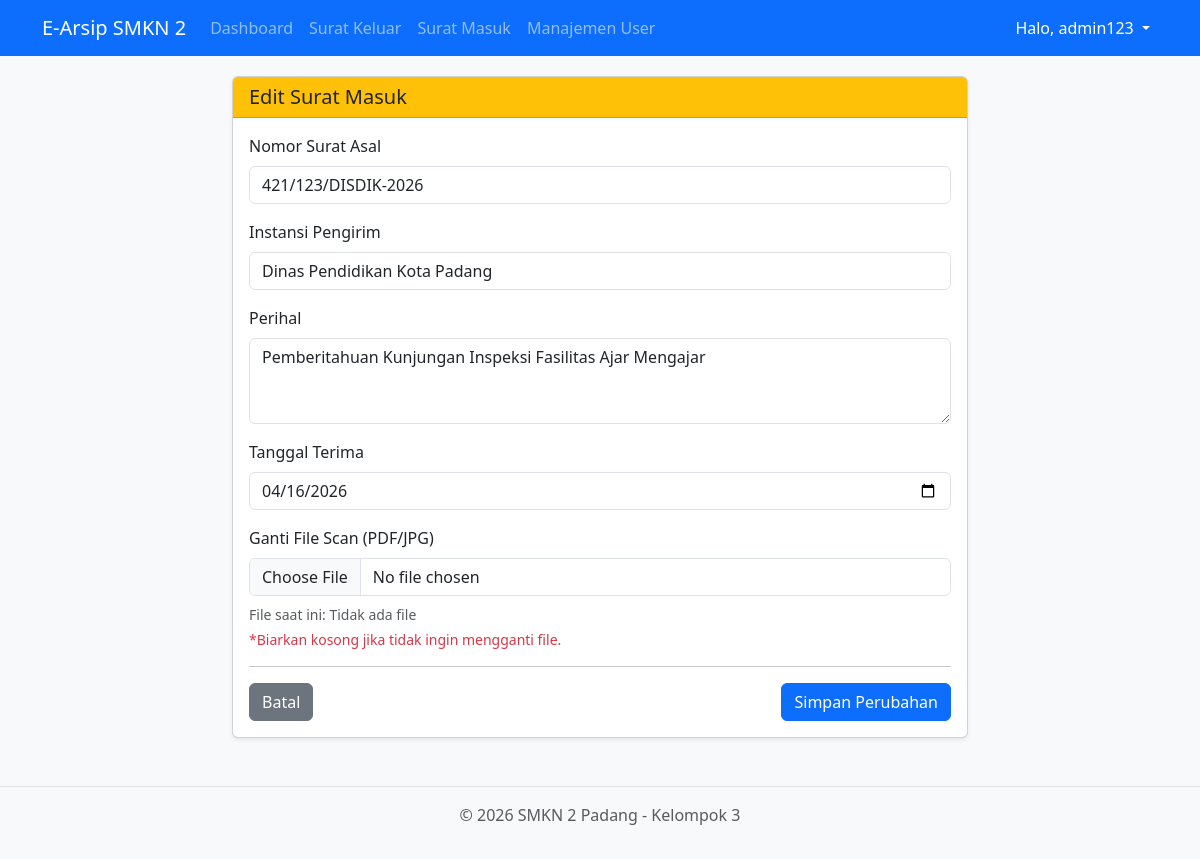
The app's page /modules/surat-masuk/edit.php?id=2 (signed in) with its own data.
### tables this page shows
CREATE TABLE `surat_masuk` (
  `id` int(11) NOT NULL,
  `pengirim` varchar(100) DEFAULT NULL,
  `no_surat_asal` varchar(100) DEFAULT NULL,
  `perihal` varchar(150) DEFAULT NULL,
  `tgl_terima` date DEFAULT NULL,
  `file` varchar(100) DEFAULT NULL
);

### modules/surat-masuk/edit.php (the view, shortened to what this page needs)
<?php
include '../../config/koneksi.php';
include '../../includes/header.php';
$id = $_GET['id'];
$query = mysqli_query($conn, "SELECT * FROM surat_masuk WHERE id = '$id'");
$data  = mysqli_fetch_assoc($query);
?>
<div class="row justify-content-center">
    <div class="col-md-8">
        <div class="card shadow-sm">
            <div class="card-header bg-warning text-dark">
                <h5 class="mb-0">Edit Surat Masuk</h5>
            </div>
            <div class="card-body">
                <form action="proses_edit.php" method="POST" enctype="multipart/form-data">
                    <div class="mb-3">
                        <label class="form-label">Nomor Surat Asal</label>
                        <input type="text" name="no_surat_asal" class="form-control" value="<?= $data['no_surat_asal']; ?>" required>
                    </div>
                    <div class="mb-3">
                        <label class="form-label">Instansi Pengirim</label>
                        <input type="text" name="pengirim" class="form-control" value="<?= $data['pengirim']; ?>" required>
                    </div>
                    <div class="mb-3">
                        <label class="form-label">Perihal</label>
                        <textarea name="perihal" class="form-control" rows="3" required><?= $data['perihal']; ?></textarea>
                    </div>
                    <div class="mb-3">
                        <label class="form-label">Tanggal Terima</label>
                        <input type="date" name="tgl_terima" class="form-control" value="<?= $data['tgl_terima']; ?>" required>
                    </div>
                    <div class="mb-3">
                        <label class="form-label">Ganti File Scan (PDF/JPG)</label>
                        <input type="file" name="file" class="form-control">
                        <div class="form-text mt-2 text-muted">
                            File saat ini:
                            <?php if ($data['file'] != ""): ?>
                                <a href="<?= $base_url; ?>uploads/surat-masuk/<?= $data['file']; ?>" target="_blank"><?= $data['file']; ?></a>
                            <?php else: ?>
                                Tidak ada file
                            <?php endif; ?>
                        </div>
                        <div class="form-text text-danger">*Biarkan kosong jika tidak ingin mengganti file.</div>
                    </div>
                    <hr>
                    <div class="d-flex justify-content-between">
                        <a href="index.php" class="btn btn-secondary">Batal</a>
                        <button type="submit" class="btn btn-primary">Simpan Perubahan</button>
                    </div>
                </form>
            </div>
        </div>
    </div>
</div>
<?php include '../../includes/footer.php'; ?>

### includes/header.php (style rules this page uses)
body { background-color: #f8f9fa; }

### records on screen
surat_masuk: no_surat_asal "421/123/DISDIK-2026", pengirim "Dinas Pendidikan Kota Padang", perihal "Pemberitahuan Kunjungan Inspeksi Fasilitas Ajar Mengajar", tgl_terima "04/16/2026"

### other values on screen
$_SESSION['nama'] "admin123"
